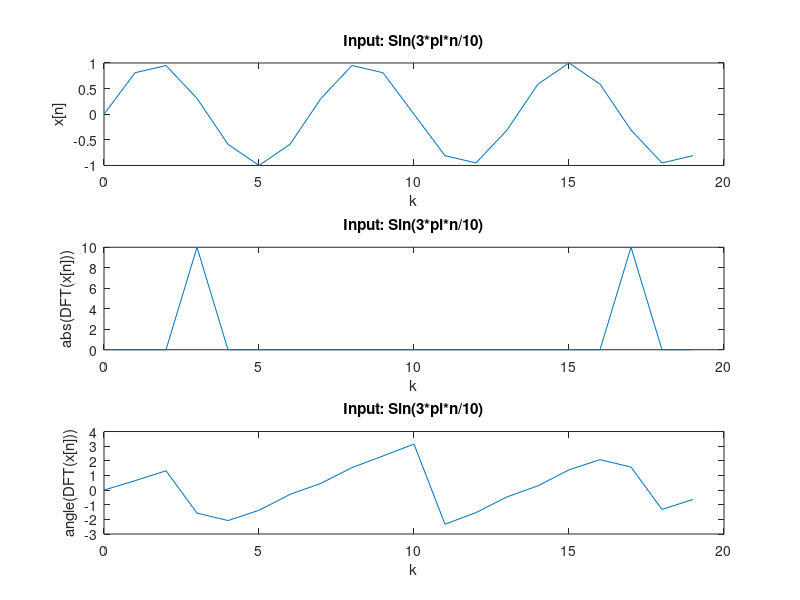

The MATLAB source for this figure:
N = 20;
q  =0:19;
x = sin(3*(pi/10)*q);
Y = fft(x,N);
k = 0:N-1;
subplot(3,1,1);
plot(k , x);
xlabel('k');
ylabel('x[n]');
title('Input: Sin(3*pi*n/10)')
subplot(3,1,2);
t = abs(Y);
plot( k , t);
xlabel('k');
ylabel('abs(DFT(x[n]))');
title('Input: Sin(3*pi*n/10)')
subplot(3,1,3);
Y = angle(Y);
plot( k , Y);
xlabel('k');
ylabel('angle(DFT(x[n]))');
title('Input: Sin(3*pi*n/10)');
